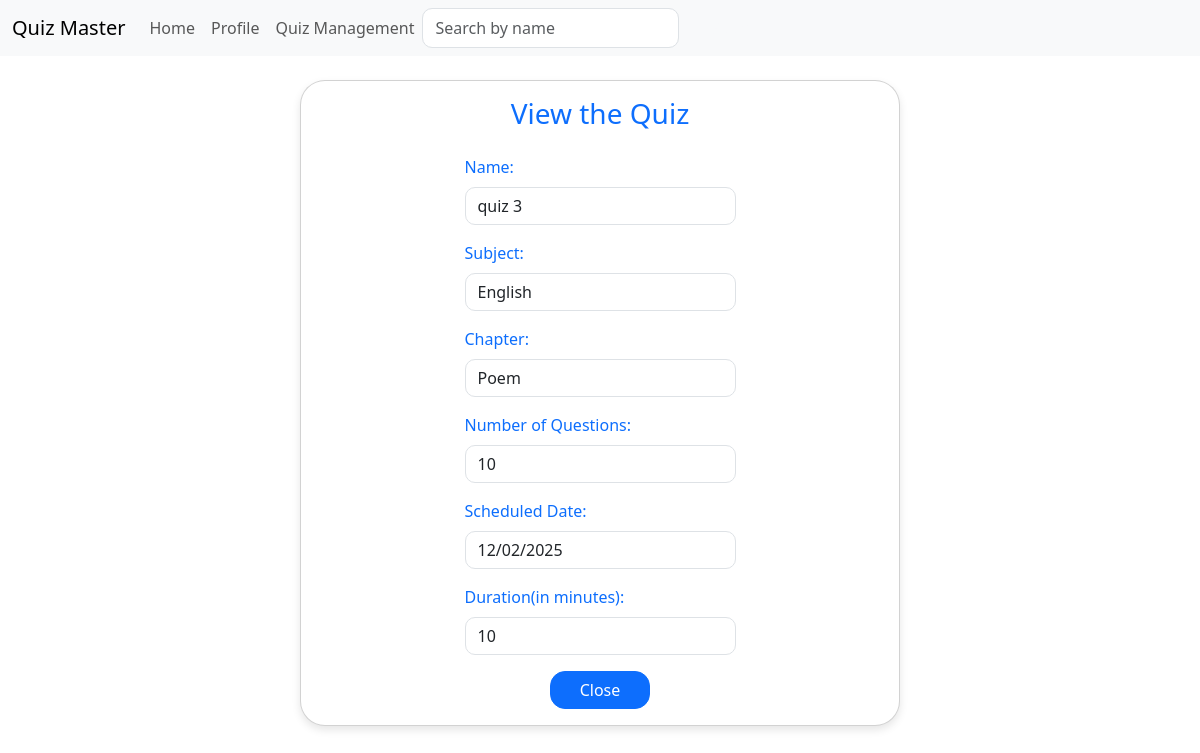
The page /quiz/2/view (signed in) on the database as committed earlier.
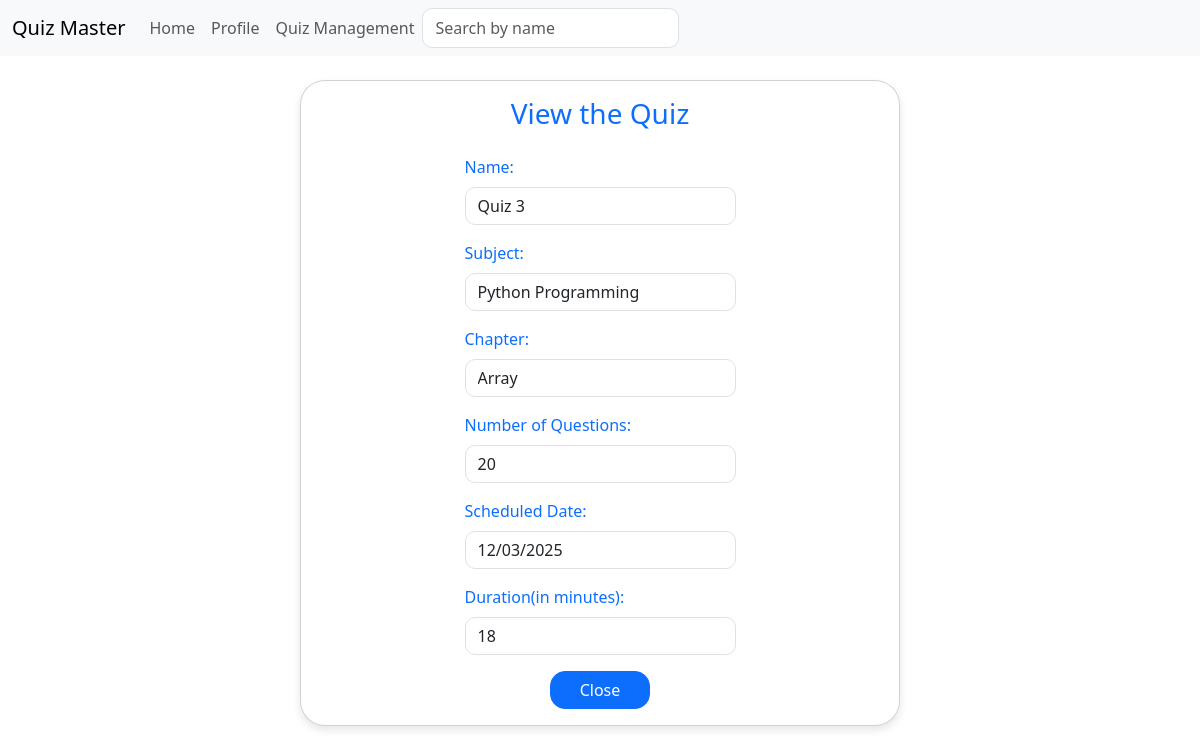
The same page on the database as committed later.
### models.py (models this page shows)
class Quiz(db.Model):
    id = db.Column(db.Integer, primary_key = True)
    name = db.Column(db.String(255), nullable = False)
    no_of_question = db.Column(db.Integer, nullable = False)
    marks = db.Column(db.Integer, nullable = False)
    date = db.Column(db.DateTime, default=datetime.utcnow)
    time = db.Column(db.Integer, default=int(datetime.utcnow().timestamp()))
    remark = db.Column(db.String(255))
    chapter_id = db.Column(db.Integer, db.ForeignKey('chapter.id'), nullable=False)
    questions = db.relationship('Question', backref='quiz', lazy=True)

class Subject(db.Model):
    id = db.Column(db.Integer, primary_key = True)
    name = db.Column(db.String(64), nullable = False, unique = True)
    description = db.Column(db.String(150))
    chapters = db.relationship('Chapter', backref='subject', lazy=True)

class Chapter(db.Model):
    id = db.Column(db.Integer, primary_key = True)
    name = db.Column(db.String(64 ), nullable = False)
    description = db.Column(db.String(100))
    subject_id = db.Column(db.Integer, db.ForeignKey('subject.id'), nullable=False)

### routes.py (the view)
@app.route('/quiz/<int:id>/view')
@auth_requried
def view_quiz(id):
    user = User.query.get(session['user_id'])
    quiz = Quiz.query.get_or_404(id)
    chapter = Chapter.query.get(quiz.chapter_id)
    subject = Subject.query.get(chapter.subject_id)
    return render_template('view_quiz.html', quiz=quiz, chapter=chapter, subject=subject, user=user)

### routes.py (called while the page is built)
def auth_requried(func):
    @wraps(func)
    def inner(*args, **kwargs):
        if 'user_id' in session:
            return func(*args, **kwargs)
        else:
            flash('You need to be logged in to access this page')
            return redirect(url_for('login'))
    return inner

### templates/view_quiz.html (shortened to what this page needs)
{% extends 'layout.html' %}
{% block content %}
<div class="container mt-4">
    <div class="card">
        <div class="card-body">
            <h3 class="text-center text-primary mb-4">View the Quiz</h3>
            <div class="row">
                <div class="col-md-6 mx-auto">
                    <div class="mb-3">
                        <label class="form-label text-primary">Name:</label>
                        <input type="text" class="form-control" value="{{ quiz.name }}" readonly>
                    </div>
                    <div class="mb-3">
                        <label class="form-label text-primary">Subject:</label>
                        <input type="text" class="form-control" value="{{ subject.name }}" readonly>
                    </div>
                    <div class="mb-3">
                        <label class="form-label text-primary">Chapter:</label>
                        <input type="text" class="form-control" value="{{ chapter.name }}" readonly>
                    </div>
                    <div class="mb-3">
                        <label class="form-label text-primary">Number of Questions:</label>
                        <input type="text" class="form-control" value="{{ quiz.no_of_question }}" readonly>
                    </div>
                    <div class="mb-3">
                        <label class="form-label text-primary">Scheduled Date:</label>
                        <input type="text" class="form-control" value="{{ quiz.date.strftime('%d/%m/%Y') }}" readonly>
                    </div>
                    <div class="mb-3">
                        <label class="form-label text-primary">Duration(in minutes):</label>
                        <input type="text" class="form-control" value="{{ quiz.time }}" readonly>
                    </div>
                    <div class="text-center">
                        <a href="{{ url_for('home') }}" class="btn btn-primary px-4">Close</a>
                    </div>
                </div>
            </div>
        </div>
    </div>
</div>
{% endblock %}

Rows that differ between the two databases and show on the page:
removed Subject: name "English"
removed Chapter: name "Poem"
changed Quiz: name "quiz 3" → "Quiz 3"; no_of_question "10" → "20"; date "12/02/2025" → "12/03/2025"; time "10" → "18"
added Subject: name "Python Programming"
added Chapter: name "Array"
